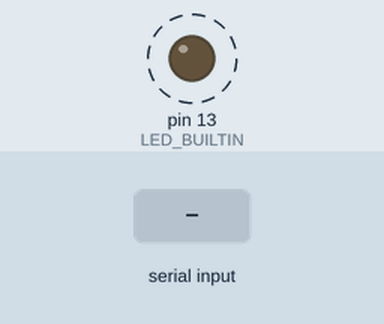
Simulated run of this sketch. Board: Arduino Mega 2560, built with avr-gcc and run on an emulated ATmega2560. Parts: output pins drawn as LEDs (lit = HIGH). Dashed ring = blinking. The test bench sets the inputs (shaded band). What the sketch prints to the serial monitor is not drawn.

Above: at 1.2 s.
1.3 s: "F" received over Serial
4.3 s: "R" received over the second serial link
7.3 s: "r" received over Serial
Timing chart, 0 to 16.3 s (numbered marks = the images above; inputs shaded):
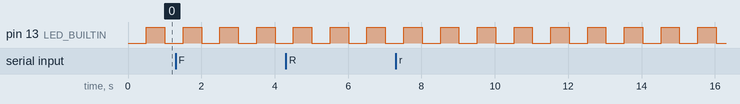

Measured:
- by itself, pin 13 (LED_BUILTIN): alternates HIGH for 0.50 s and LOW for 0.50 s

The sketch:

ArduinoMega.ino
```cpp
bool repeat = true;

#define RaspberrySerial Serial
#define ControllerSerial Serial1
#define HeaterSerial Serial2

//Baud rate for autotherm heater
#define baudRate 9600
//delay in ms
#define serial_timeout 20

//Light toggling variables
#define freq 500
bool lightOn = false;
long loopTimer = 0;

void setup() {
  HeaterSerial.begin(baudRate);
  ControllerSerial.begin(baudRate);
  RaspberrySerial.begin(115200);
  pinMode(LED_BUILTIN, OUTPUT);
}
void loop() {
  digitalWrite(LED_BUILTIN, lightOn);
  if (millis() > (loopTimer + freq)) {
    loopTimer = millis();
    lightOn = !lightOn;
  }

  if ((HeaterSerial.available() > 0) || (ControllerSerial.available() > 0) || (RaspberrySerial.available() > 0)) {
    runSerial();
  }
}


void runSerial() {
  //RaspberrySerial.println("Data in.");
  if (repeat) {
    //we are in just repeat mode
    if (HeaterSerial.available() > 0) {
      delay(serial_timeout);
      RaspberrySerial.print("H >> ");
      while (HeaterSerial.available() > 0) {
        char inByte = HeaterSerial.read();
        ControllerSerial.write(inByte);
        RaspberrySerial.print("0X");
        RaspberrySerial.print(inByte, HEX);
        RaspberrySerial.print(" ");
      }
      RaspberrySerial.println("");
    }
    if (ControllerSerial.available() > 0) {
      delay(serial_timeout);
      RaspberrySerial.print("C >> ");
      while (ControllerSerial.available() > 0) {
        char inByte = ControllerSerial.read();
        HeaterSerial.write(inByte);
        RaspberrySerial.print("0X");
        RaspberrySerial.print(inByte, HEX);
        RaspberrySerial.print(" ");
      }
      RaspberrySerial.println("");
    }
  } else {
  }

  if (RaspberrySerial.available() > 0) {
    char inByte = RaspberrySerial.read();
    if (inByte == 'R') {
      repeat = true;
    }
    if (inByte == 'S') {
      repeat = false;
    }

    if(inByte =='F'){
      RaspberrySerial.println("Shuting down.");
      HeaterSerial.write(0xAA);
      HeaterSerial.write(0x03);
      HeaterSerial.write(0x00);
      HeaterSerial.write(0x00);
      HeaterSerial.write(0x03);
      HeaterSerial.write(0x5d);
      HeaterSerial.write(0x7c);
    }

    if(inByte =='r'){
      RaspberrySerial.println("Sending raw.");
      delay(5);
      while(RaspberrySerial.available()>0){
        HeaterSerial.write(RaspberrySerial.read());
      }
    }
  }
}
```
